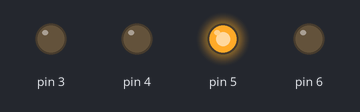
The sketch below on a simulated Arduino Uno, built with avr-gcc and run on an emulated ATmega328P. On the bench: output pins drawn as LEDs (lit = HIGH).

Above: at 0.5 s.
At 3.5 s:
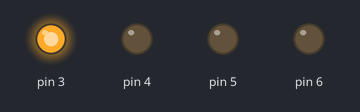
At 9.8 s:
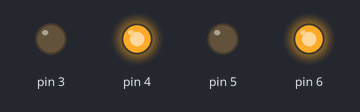
At 13.3 s:
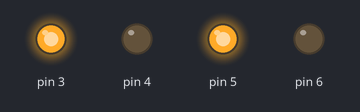
Timing chart, 0 to 14.7 s (numbered marks = the images above):
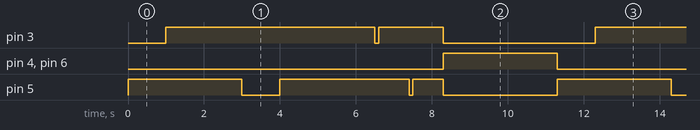

Measured:
- by itself, pin 3: repeats every 11.3 s: LOW 0.10 s, HIGH 1.7 s, LOW 4.0 s, HIGH 5.5 s
- by itself, pin 4, pin 6: alternates HIGH for 3.0 s and LOW for 8.3 s
- by itself, pin 5: repeats every 11.3 s: LOW 1.0 s, HIGH 3.4 s, LOW 0.10 s, HIGH 0.80 s, LOW 3.0 s, HIGH 3.0 s

The sketch:

Sweep.ino
```cpp
void setup(){
  pinMode(3,OUTPUT);
  pinMode(4,OUTPUT);
  pinMode(5,OUTPUT);
  pinMode(6,OUTPUT);
}
void loop(){
  spin();
  delay(500);
  zigzag();
  reverse();
  delay(3000);
  }
void forward(){
  digitalWrite(3,HIGH);
  digitalWrite(4,LOW);
  digitalWrite(5,HIGH);
  digitalWrite(6,LOW);

  }
void reverse(){
   digitalWrite(3,LOW);
    digitalWrite(4,HIGH);
     digitalWrite(5,LOW);
      digitalWrite(6,HIGH);
  }
  void left(){
    digitalWrite(3,LOW);
    digitalWrite(4,LOW);
     digitalWrite(5,HIGH);
      digitalWrite(6,LOW);
  }
void right(){
  digitalWrite(3,HIGH);
    digitalWrite(4,LOW);
     digitalWrite(5,LOW);
      digitalWrite(6, LOW);
}

void spin(){
  left();
  delay(1000);
  forward();
  delay(2000);
  right();
  delay(1000);
  forward();
  delay(2000);
  }

void zigzag(){
  left();
  delay(100);
  forward();
  delay(800);
  right();
  delay(100);
  forward();
  delay(800);

  }
```
